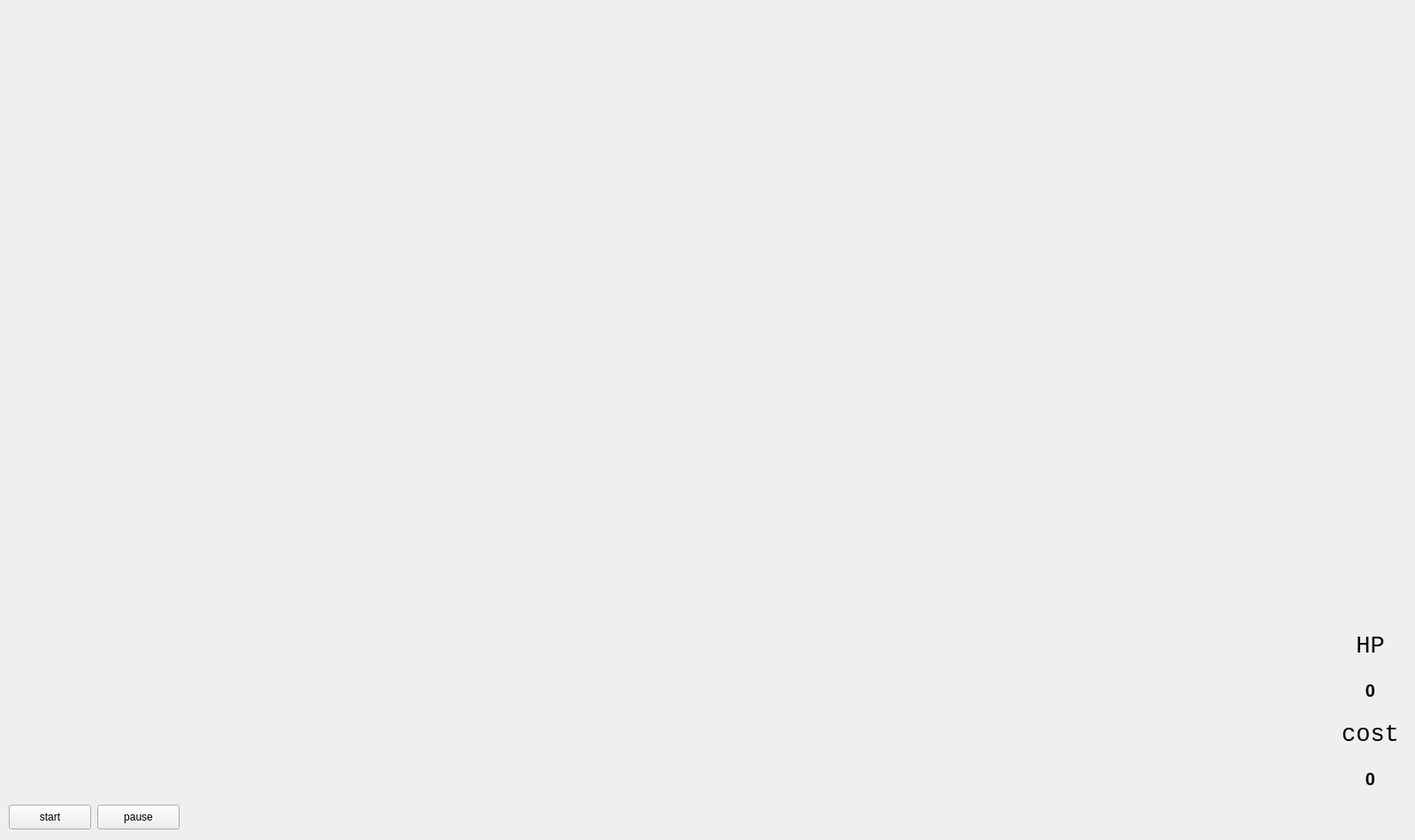
<?xml version="1.0" encoding="UTF-8"?>
<ui version="4.0">
 <class>GameWindow</class>
 <widget class="QWidget" name="GameWindow">
  <property name="geometry">
   <rect>
    <x>0</x>
    <y>0</y>
    <width>1600</width>
    <height>950</height>
   </rect>
  </property>
  <property name="windowTitle">
   <string>Form</string>
  </property>
  <widget class="QPushButton" name="pushButtonstart">
   <property name="geometry">
    <rect>
     <x>10</x>
     <y>910</y>
     <width>93</width>
     <height>28</height>
    </rect>
   </property>
   <property name="text">
    <string>start</string>
   </property>
  </widget>
  <widget class="QPushButton" name="pushButtonpause">
   <property name="geometry">
    <rect>
     <x>110</x>
     <y>910</y>
     <width>93</width>
     <height>28</height>
    </rect>
   </property>
   <property name="text">
    <string>pause</string>
   </property>
  </widget>
  <widget class="QLabel" name="labelcostnum">
   <property name="geometry">
    <rect>
     <x>1504</x>
     <y>850</y>
     <width>91</width>
     <height>61</height>
    </rect>
   </property>
   <property name="font">
    <font>
     <pointsize>15</pointsize>
     <weight>75</weight>
     <bold>true</bold>
     <kerning>false</kerning>
    </font>
   </property>
   <property name="midLineWidth">
    <number>0</number>
   </property>
   <property name="text">
    <string>0</string>
   </property>
   <property name="alignment">
    <set>Qt::AlignCenter</set>
   </property>
  </widget>
  <widget class="QLabel" name="labelcost">
   <property name="geometry">
    <rect>
     <x>1504</x>
     <y>810</y>
     <width>91</width>
     <height>41</height>
    </rect>
   </property>
   <property name="sizePolicy">
    <sizepolicy hsizetype="Preferred" vsizetype="Preferred">
     <horstretch>0</horstretch>
     <verstretch>0</verstretch>
    </sizepolicy>
   </property>
   <property name="font">
    <font>
     <family>Consolas</family>
     <pointsize>20</pointsize>
     <weight>50</weight>
     <bold>false</bold>
     <stylestrategy>PreferAntialias</stylestrategy>
     <kerning>true</kerning>
    </font>
   </property>
   <property name="mouseTracking">
    <bool>false</bool>
   </property>
   <property name="acceptDrops">
    <bool>false</bool>
   </property>
   <property name="text">
    <string>cost</string>
   </property>
   <property name="alignment">
    <set>Qt::AlignCenter</set>
   </property>
  </widget>
  <widget class="QLabel" name="labelhp">
   <property name="geometry">
    <rect>
     <x>1504</x>
     <y>710</y>
     <width>91</width>
     <height>41</height>
    </rect>
   </property>
   <property name="sizePolicy">
    <sizepolicy hsizetype="Preferred" vsizetype="Preferred">
     <horstretch>0</horstretch>
     <verstretch>0</verstretch>
    </sizepolicy>
   </property>
   <property name="font">
    <font>
     <family>Consolas</family>
     <pointsize>20</pointsize>
     <weight>50</weight>
     <bold>false</bold>
     <stylestrategy>PreferAntialias</stylestrategy>
     <kerning>true</kerning>
    </font>
   </property>
   <property name="mouseTracking">
    <bool>false</bool>
   </property>
   <property name="acceptDrops">
    <bool>false</bool>
   </property>
   <property name="text">
    <string>HP</string>
   </property>
   <property name="alignment">
    <set>Qt::AlignCenter</set>
   </property>
  </widget>
  <widget class="QLabel" name="labelhpnum">
   <property name="geometry">
    <rect>
     <x>1504</x>
     <y>750</y>
     <width>91</width>
     <height>61</height>
    </rect>
   </property>
   <property name="font">
    <font>
     <pointsize>15</pointsize>
     <weight>75</weight>
     <bold>true</bold>
     <kerning>false</kerning>
    </font>
   </property>
   <property name="midLineWidth">
    <number>0</number>
   </property>
   <property name="text">
    <string>0</string>
   </property>
   <property name="alignment">
    <set>Qt::AlignCenter</set>
   </property>
  </widget>
 </widget>
 <resources/>
 <connections/>
</ui>
